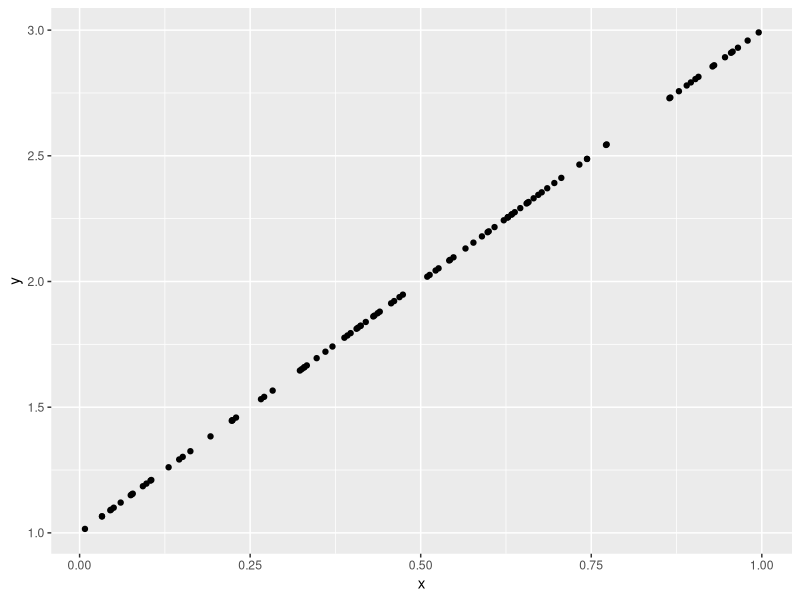

Write the R code that produced this figure.
## ---- chunk 1
knitr::opts_chunk$set(echo = TRUE)
## ---- chunk 2
library(tidyverse)
plot_df= 
  tibble(
    x = runif(100),
    y = 1+2*x
  )

plot_df |>
  ggplot(aes(x = x, y = y))+
  geom_point()
